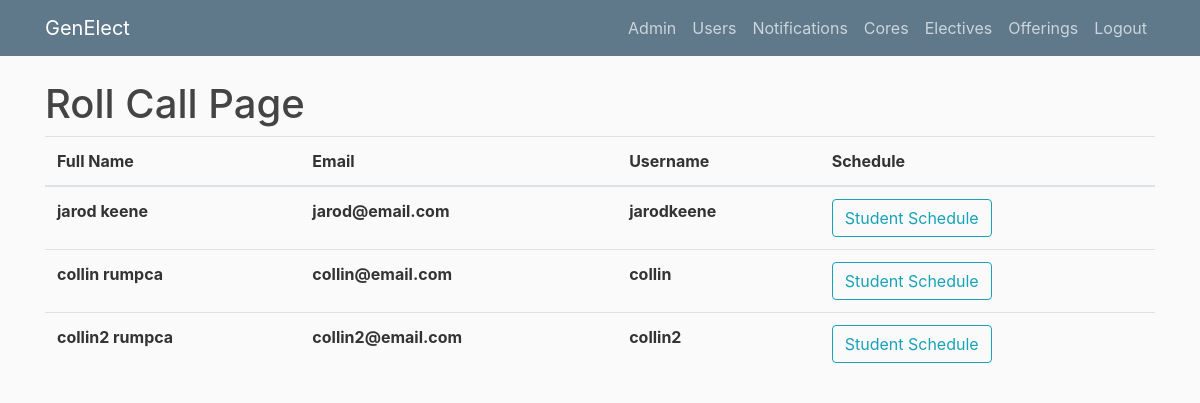
Page /coreroll/1 (signed in) on the earlier database version.
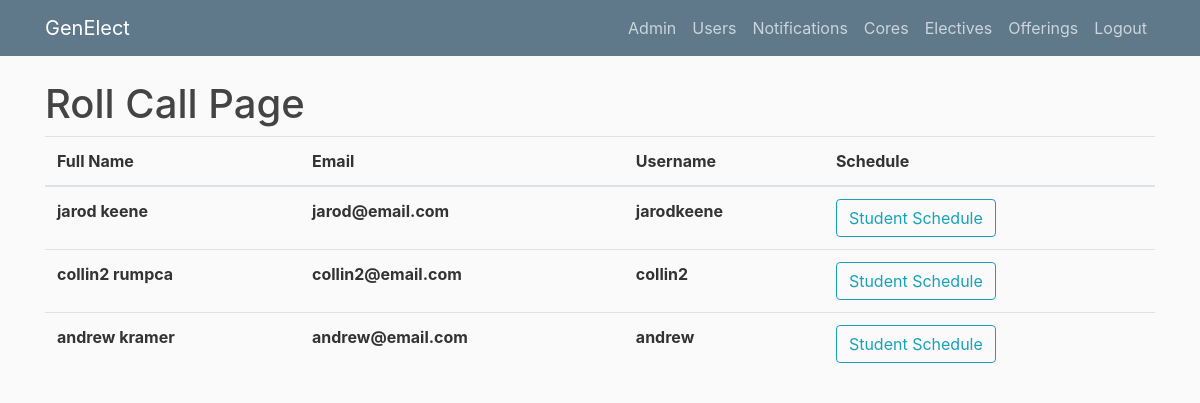
Same page on the later database version.
### genElect/models.py (models this page shows)
class Base(db.Model):
    __abstract__ = True
    id = db.Column(db.Integer, primary_key=True, autoincrement=True)
    date_created = db.Column(db.DateTime, default=db.func.current_timestamp())
    date_modified = db.Column(db.DateTime, default=db.func.current_timestamp(),
            onupdate=db.func.current_timestamp())

class CoreRegistrations(Base):
    __tablesname__ = 'registrations'
    user_id = db.Column(db.Integer, db.ForeignKey('users.id'), nullable=False)
    core_id = db.Column(db.Integer, db.ForeignKey('cores.id'), nullable=False)

class Users(Base, UserMixin):
    __tablename__ = 'users'
    username = db.Column(db.String(100), unique=True)
    full_name = db.Column(db.String(100))
    email = db.Column(db.String(100))
    role = db.Column(db.String(32), nullable=False)
    password = db.Column(db.String(128))
    registrations = db.relationship('Registrations', backref='user', lazy=True)
    core_registrations = db.relationship('CoreRegistrations', backref='user', lazy=True)
    completed_electives = db.relationship('Completions', backref='user', lazy=True)

### genElect/__init__.py (the view)
@app.route("/coreroll/<core_id>")
def coreroll(core_id):
    if current_user.is_authenticated and (current_user.role == "admin" or current_user.role == "instructor"):
        core = Cores.query.filter_by(id=core_id).first()
        if core:
            registrations = core.registrations
            return render_template('coreroll.html', registrations=registrations, title='Core Roll')
        else:
            return render_template('notfound.html')
    else:
        return render_template('denied.html')

### genElect/__init__.py (called while the page is built)
@login_manager.user_loader
def load_user(user_id):
    return Users.query.get(int(user_id))

### genElect/templates/coreroll.html
{% extends "layout.html" %}
{% block content %}
    <h1>Roll Call Page</h1>
	<table class="table">
	  <thead>
	    <tr>
	      <th scope="col">Full Name</th>
	      <th scope="col">Email</th>
	      <th scope="col">Username</th>
	      <th scope="col">Schedule</th>
	    </tr>
	  </thead>
	  <tbody>
	  	{% for registration in registrations %}
	    <tr>
	      <th scope="row">{{registration.user.full_name}}</th>
	      <th scope="row">{{registration.user.email}}</th>
	      <th scope="row">{{registration.user.username}}</th>
	      <th scope="row"><button type="button" onclick="window.location.href = '/schedule?user_id={{registration.user_id}}'" class="btn btn-outline-info">Student Schedule</button></th>
	    </tr>
	    {% endfor %}
	  </tbody>
	</table>
{% endblock content %}

Differences in the rows shown:
removed CoreRegistrations: user.full_name "collin rumpca", user.email "collin@email.com", user.username "collin"
added CoreRegistrations: user.full_name "andrew kramer", user.email "andrew@email.com", user.username "andrew"
